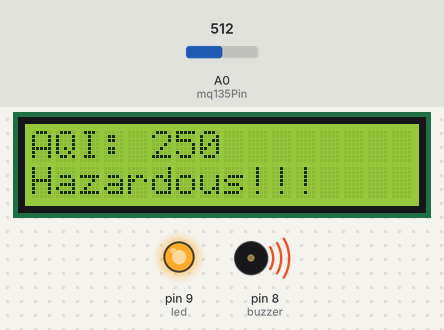
A sketch run on a simulated Arduino Uno, built with avr-gcc and run on an emulated ATmega328P. Parts: 16×2 character LCD, output pins drawn as LEDs (lit = HIGH), buzzer (waves = sounding). The test bench sets the inputs (shaded band); at power-on: A0 (mq135Pin) = 512.

Above: at 3.2 s.
3.3 s: A0 (mq135Pin) set to 422
At 5.2 s:
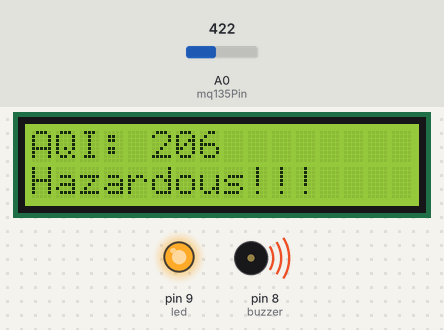
5.5 s: A0 (mq135Pin) set to 393
At 6.33 s:
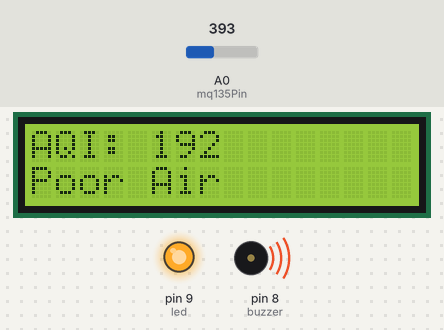
9.5 s: A0 (mq135Pin) set to 214
At 11.0 s:
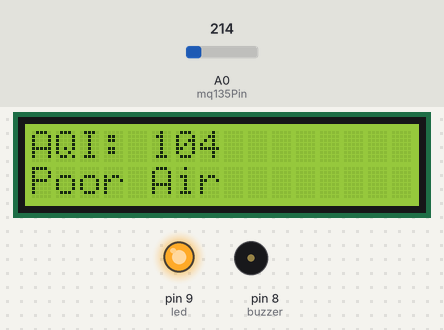
12.1 s: A0 (mq135Pin) set to 193
At 12.5 s:
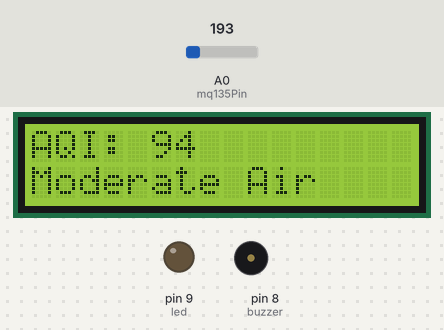
13.6 s: A0 (mq135Pin) set to 113
At 15.3 s:
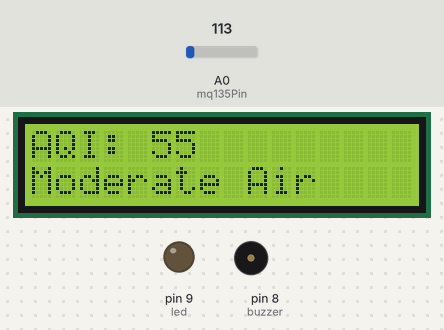
15.6 s: A0 (mq135Pin) set to 93
At 17.3 s:
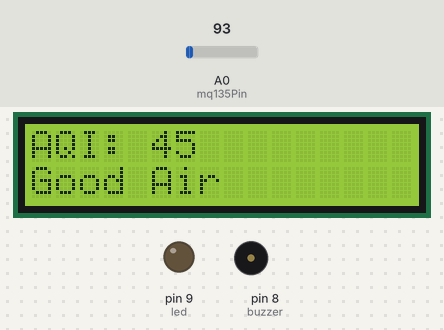
Timing chart, 0 to 18.6 s (numbered marks = the images above; inputs shaded):
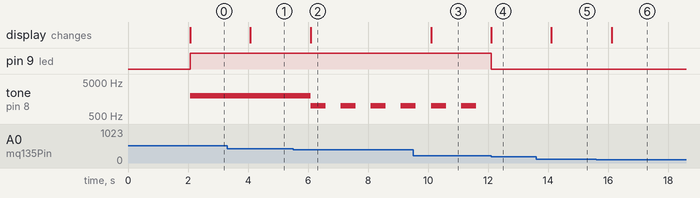

The sketch:

AQI_Monitor.ino
```cpp
#include <LiquidCrystal.h>

// LCD pin connections: (RS, EN, D4, D5, D6, D7)
LiquidCrystal lcd(7, 6, 5, 4, 3, 2);

const int mq135Pin = A0;   // MQ-135 analog output pin
const int buzzer = 8;      // Buzzer pin
const int led = 9;         // LED pin

int sensorValue = 0;       // Raw sensor value
int airQuality = 0;        // Converted AQI value (approx)

void setup() {
  pinMode(mq135Pin, INPUT);
  pinMode(buzzer, OUTPUT);
  pinMode(led, OUTPUT);

  lcd.begin(16, 2);        // 16x2 LCD
  lcd.print(" AQI Checker ");
  delay(2000);
  lcd.clear();
}

void loop() {
  sensorValue = analogRead(mq135Pin);

  // Map sensor value (0–1023) to an AQI scale (0–500 approx)
  airQuality = map(sensorValue, 0, 1023, 0, 500);

  lcd.setCursor(0, 0);
  lcd.print("AQI: ");
  lcd.print(airQuality);
  lcd.print("    "); // clear extra chars

  lcd.setCursor(0, 1);

  if (airQuality <= 50) {
    lcd.print("Good Air     ");
    digitalWrite(led, LOW);
    noTone(buzzer);
  }
  else if (airQuality <= 100) {
    lcd.print("Moderate Air ");
    digitalWrite(led, LOW);
    noTone(buzzer);
  }
  else if (airQuality <= 200) {
    lcd.print("Poor Air     ");
    digitalWrite(led, HIGH);
    tone(buzzer, 1000, 500); // beep
  }
  else {
    lcd.print("Hazardous!!! ");
    digitalWrite(led, HIGH);
    tone(buzzer, 2000);      // continuous alarm
  }

  delay(1000); // Update every 1 sec
}
```

Measured:
- the behaviour switches between 412 and 411 on A0 (mq135Pin) (found by bisection; images 1 and 2)
- the behaviour switches between 207 and 206 on A0 (mq135Pin) (found by bisection; images 3 and 4)
- the behaviour switches between 105 and 104 on A0 (mq135Pin) (found by bisection; images 5 and 6)
- after the input at 3.3 s, the display: changes after 0.78 s (image 1)
- after the input at 5.5 s, tone on pin 8 (buzzer): alternates 1000 Hz for 0.50 s and silent for 0.50 s, starting after 0.59 s; the display: changes after 0.59 s (image 2)
- after the input at 9.5 s, the display: changes after 0.60 s (image 3)
- after the input at 12.1 s, pin 9 (led): HIGH → LOW at once; tone on pin 8 (buzzer): stays silent (without the input it goes to 1000 Hz after 0.01 s); the display: changes at once (image 4)
- after the input at 13.6 s, the display: changes after 0.52 s (image 5)
- after the input at 15.6 s, the display: changes after 0.52 s (image 6)
